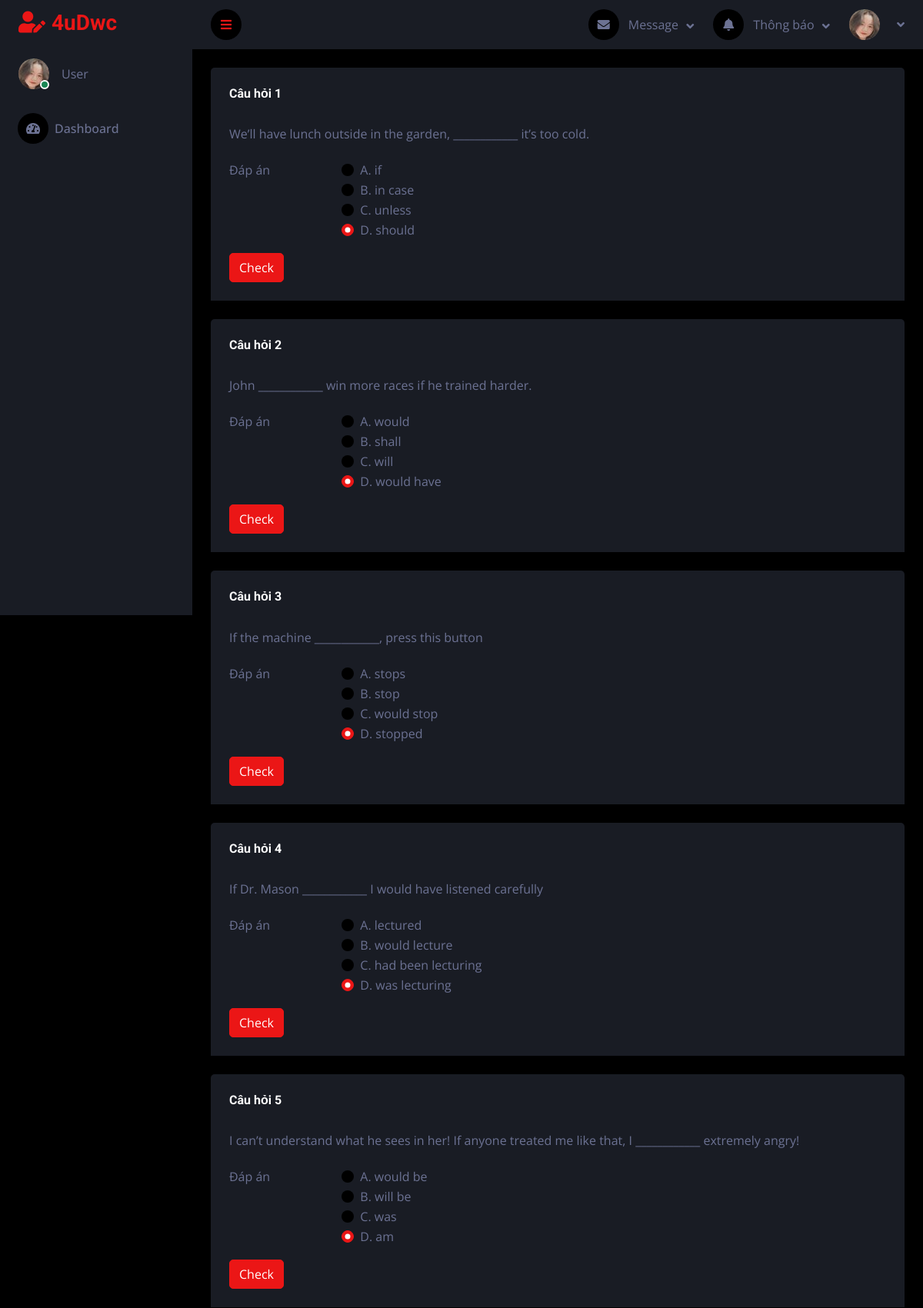
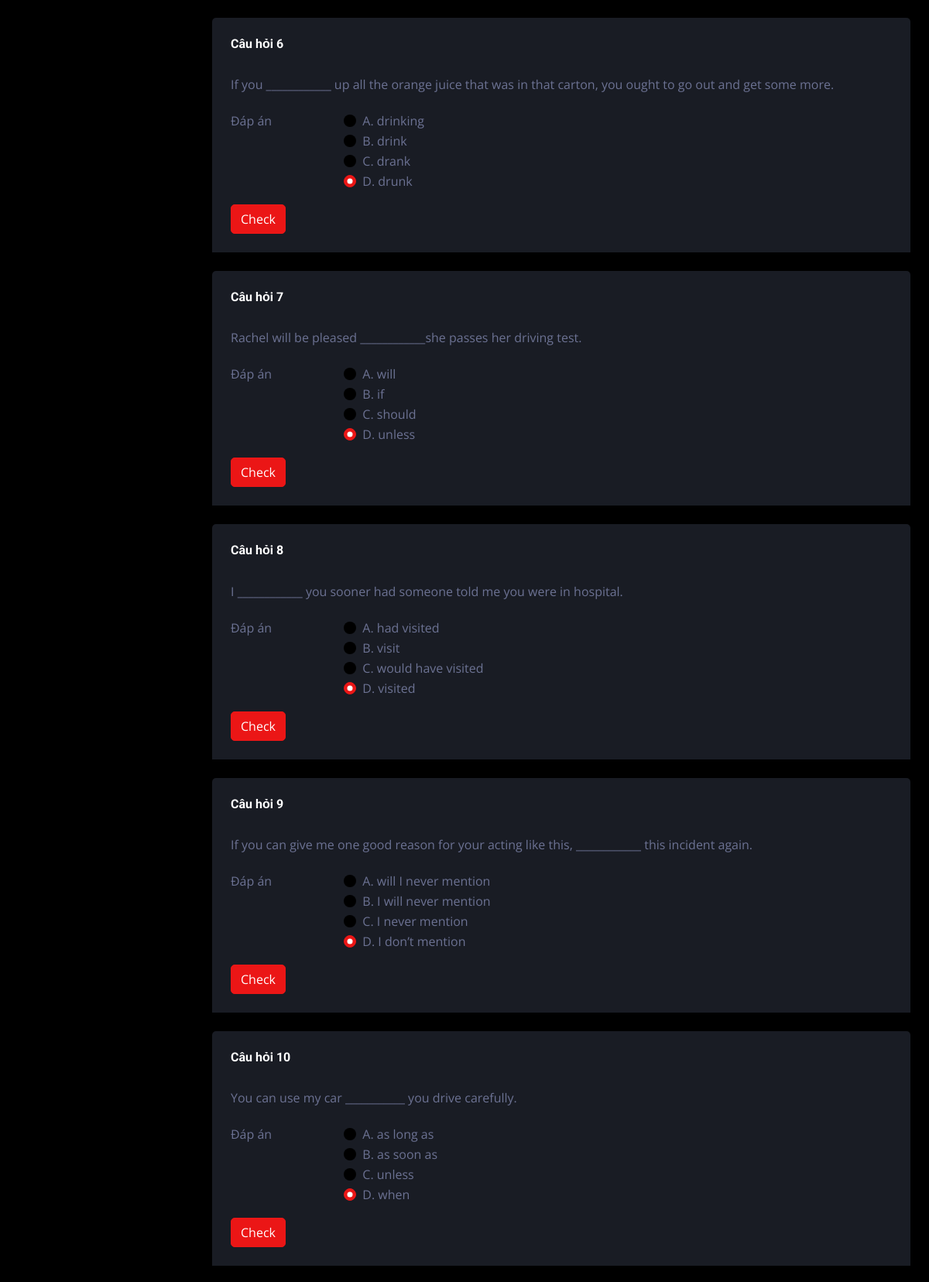
Screenshot of /ontap.php?mamon=TA2 (signed in, upper part) with the database file from the repository (2 pictures, top to bottom).
### tables this page shows
CREATE TABLE `cauhoi` (
  `ID` int(11) NOT NULL,
  `mamon` varchar(255) NOT NULL,
  `cauhoi` text NOT NULL,
  `dapan1` text NOT NULL,
  `dapan2` text NOT NULL,
  `dapan3` text NOT NULL,
  `dapan4` text NOT NULL,
  `dapandung` varchar(255) NOT NULL
);

### src/ontap.php (the view, shortened to what this page needs)
<?php
    include 'toTrinh.php';
    $mamon = $_GET['mamon'];
?>
<!DOCTYPE html>
<html lang="en">
<head>
    <link href="https://cdnjs.cloudflare.com/ajax/libs/font-awesome/5.10.0/css/all.min.css" rel="stylesheet">
    <link href="https://cdn.jsdelivr.net/npm/bootstrap-icons@1.4.1/font/bootstrap-icons.css" rel="stylesheet">
    <link href="lib/owlcarousel/assets/owl.carousel.min.css" rel="stylesheet">
    <link href="lib/tempusdominus/css/tempusdominus-bootstrap-4.min.css" rel="stylesheet" />
    <link href="css/bootstrap.min.css" rel="stylesheet">
    <link href="css/style.css" rel="stylesheet">
</head>
<body>
    <div class="container-fluid position-relative d-flex p-0">
        <?php include 'left.php'; ?>
        <?php include 'top.php'; ?>
            <?php
                $sql = "SELECT * FROM cauhoi WHERE mamon = '$mamon'";
                $result = mysqli_query($connect, $sql);
                $cau = 1;
            ?>
            <?php foreach($result as $each): ?>
            <div class="container-fluid pt-4 px-4" id="cau<?php echo $cau ?>">
                <div class="bg-secondary rounded-top p-4">
                    <div class="row">
                        <h6 class="mb-4">Câu hỏi <?php echo $cau ?></h6>
                            <div action="ontap.php?mamon=<?php echo $mamon ?>" method="POST">
                                <?php
                                    $dapan1 = $each['dapan1'];
                                    $dapan2 = $each['dapan2'];
                                    $dapan3 = $each['dapan3'];
                                    $dapan4 = $each['dapan4'];
                                    $dap_an = [$dapan1, $dapan2, $dapan3, $dapan4];
                                    shuffle($dap_an);
                                ?>
                                <div class="row mb-3">
                                    <label for="inputEmail3" class="col-sm-12 col-form-label"><?php echo $each['cauhoi'] ?></label>
                                </div>
                                <fieldset class="row mb-3">
                                    <legend class="col-form-label col-sm-2 pt-0">Đáp án</legend>
                                    <div class="col-sm-10">
                                        <?php
                                            $duc = 'A';
                                            foreach ($dap_an as $key):
                                        ?>
                                        <div class="form-check">
                                            <input class="form-check-input" type="radio" name="dapan<?php echo $cau ?>"
                                                id="gridRadios1" value="<?php echo $duc ?>" checked>
                                            <label class="form-check-label" for="gridRadios2">
                                                <?php echo $duc ?>. <?php echo $key ?>
                                            </label>
                                        </div>
                                        <?php
                                            $duc++;
                                            endforeach;
                                        ?>
                                    </div>
                                </fieldset>
                                <button id="submit<?php echo $cau ?>" class="btn btn-primary" name="submit">Check</button>
                            </div>
                    </div>
                </div>
            </div>
            <?php $cau++ ?>
        <?php endforeach ?>
        </div>
    </div>
</body>
</html>

### src/css/style.css (style rules this page uses)
:root { --primary: #EB1616; --secondary: #191C24; --light: #6C7293; --dark: #000000; }
.btn { transition: .5s; }

### rows the page displays
cauhoi: cauhoi "We’ll have lunch outside in the garden, ____________ it’s too cold.", dapan1 "if", dapan3 "in case", dapan2 "unless", dapan4 "should"
cauhoi: cauhoi "John ____________ win more races if he trained harder.", dapan1 "would", dapan4 "shall", dapan2 "will", dapan3 "would have"
cauhoi: cauhoi "If the machine ____________, press this button", dapan2 "stops", dapan1 "stop", dapan3 "would stop", dapan4 "stopped"
cauhoi: cauhoi "If Dr. Mason ____________ I would have listened carefully", dapan1 "lectured", dapan3 "would lecture", dapan4 "had been lecturing", dapan2 "was lecturing"
cauhoi: cauhoi "I can’t understand what he sees in her! If anyone treated me like that, I ____________ extremely angry!", dapan2 "would be", dapan3 "will be", dapan4 "was", dapan1 "am"
cauhoi: cauhoi "If you ____________ up all the orange juice that was in that carton, you ought to go out and get some more.", dapan2 "drinking", dapan4 "drink", dapan1 "drank", dapan3 "drunk"
cauhoi: cauhoi "Rachel will be pleased ____________she passes her driving test.", dapan2 "will", dapan3 "if", dapan1 "should", dapan4 "unless"
cauhoi: cauhoi "I ____________ you sooner had someone told me you were in hospital.", dapan4 "had visited", dapan2 "visit", dapan3 "would have visited", dapan1 "visited"
cauhoi: cauhoi "If you can give me one good reason for your acting like this, ____________ this incident again.", dapan4 "will I never mention", dapan2 "I will never mention", dapan3 "I never mention", dapan1 "I don’t mention"
cauhoi: cauhoi "You can use my car ___________ you drive carefully.", dapan2 "as long as", dapan3 "as soon as", dapan1 "unless", dapan4 "when"
